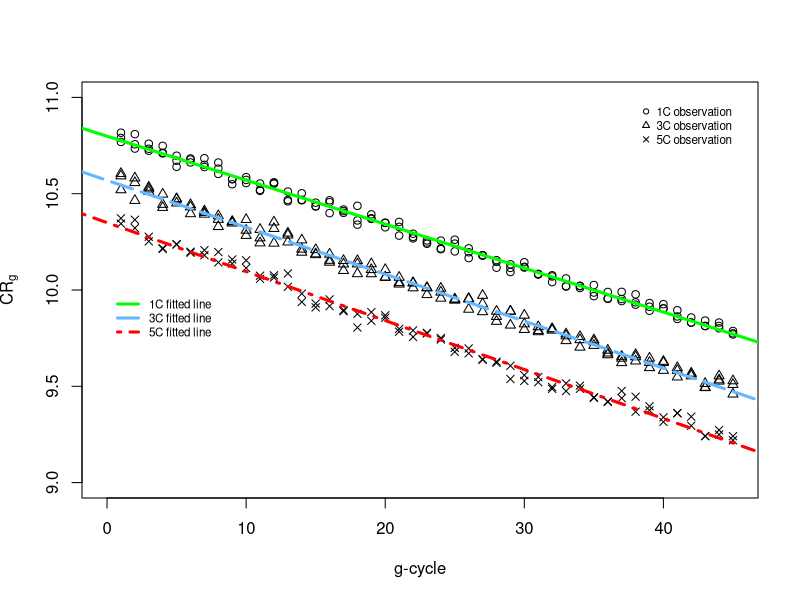
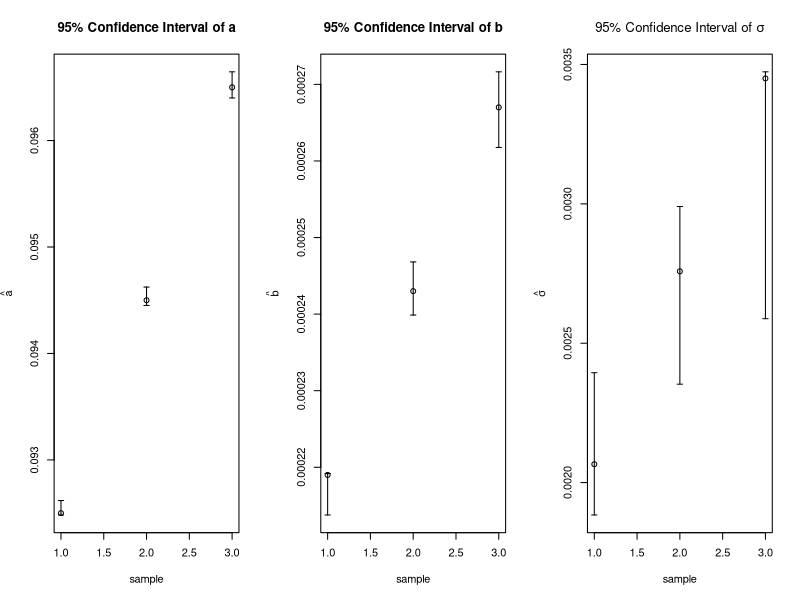
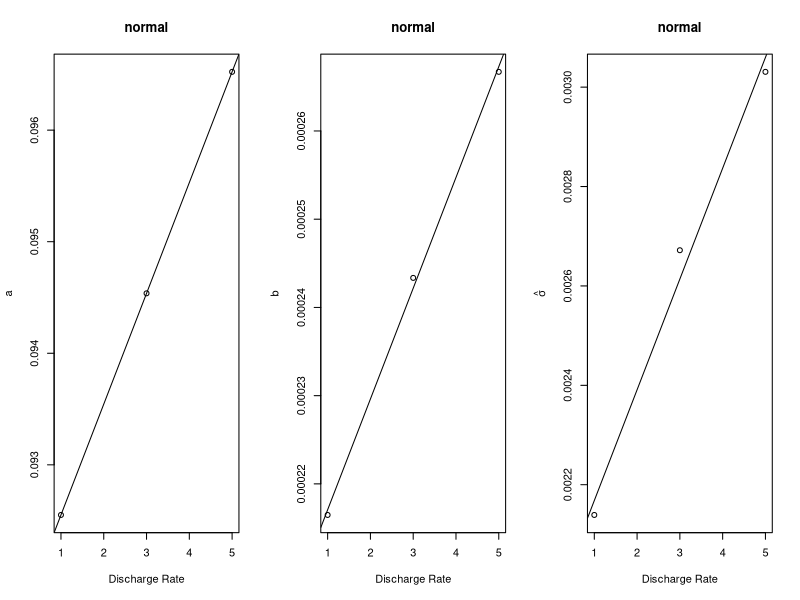

Write R code to recreate these figures, in order. (Note: a time limit stopped this script after it produced the figures.)
#---------------------------------------------------------------#
# Use the estimate of table 3 to simulate data
#---------------------------------------------------------------#

t3 <- matrix(c(9.15*10^(-2),
               1.00*10^(-3),
               2.07*10^(-4),
               1.20*10^(-5),
               1.72*10^(-3),
               3.46*10^(-4)),ncol=2,byrow = T)

est <- apply(t3,1,function(x) x[1]+c(1,3,5)*x[2])
colnames(est) <- c("a","b","s")
rownames(est) <- c("1C","3C","5C")
est

#---------------------------------------------------------------#
# Simulate data m_jk=45 (n_1,n_2,n_3)=(3,3,2) 
#---------------------------------------------------------------#
set.seed(1109225017);x <- apply(matrix(est[,3],ncol = 1),1,
                                function(x){c(rnorm(45,mean=1,sd=x),
                                              rnorm(45,mean=1,sd=x),
                                              rnorm(45,mean=1,sd=x))})
x <- cbind(matrix(x[,1],ncol = 3),matrix(x[,2],ncol = 3),matrix(x[,3],ncol = 3))
x <- x[,-9]
x1 <- apply(x,2,function(s){cumsum(s)})
est0 <- rbind(matrix(rep(est[1,],3),ncol=3,byrow = T),
              matrix(rep(est[2,],3),ncol=3,byrow = T),
              matrix(rep(est[3,],2),ncol=3,byrow = T))
colnames(est0) <- c("a","b","s")
est1 <- cbind(est0[,1]*10^2,est0[,2]*10^4,est0[,3]*10^3)
x2 <- matrix(0,ncol=3)
for(i in 1:8){
  t <- cbind (rep(est0[i,1],45),rep(est0[i,2],45),x1[,i])
  x2 <- rbind(x2,t)
}
x2 <- x2[-1,]
Ti<- apply(x2,1,function(x){log(x[2]*x[3]/x[1]+1)/x[2]})
Ti <- matrix(Ti,ncol=8)
Ti <- rbind(rep(0,8),Ti)

#---------------------------------------------------------------#
# plot Figure 2 
#---------------------------------------------------------------#
# data <-  data.frame(b1 = c(10.858,10.820,10.773,10.767,9.867,9.842),
#                     b2 = c(10.805,10.777,10.722,10.715,9.815,9.755),
#                     b3 = c(10.840,10.791,10.758,10.745,9.800,9.785),
#                     b4 = c(10.608,10.555,10.517,10.515,9.568,9.544),
#                     b5 = c(10.524,10.510,10.453,10.453,9.516,9.444),
#                     b6 = c(10.582,10.530,10.505,10.502,9.531,9.518),
#                     b7 = c(10.318,10.247,10.221,10.219,9.141,9.179),
#                     b8 = c(10.345,10.264,10.230,10.195,9.290,9.275))

simulationdata1 <- Ti[2:46,]-Ti[1:45,]
asd <- simulationdata1
# for(i in 1:8){
#   asd[1:4,i] <- data[1:4,i]
# }
# 
# for(i in 1:8){
#   asd[44:45,i] <- data[5:6,i]
# }

simud1.1 <- data.frame(y=as.vector(asd[,1:3]),
                       x=rep(1:45,3))
simud1.3 <- data.frame(y=as.vector(asd[,4:6]),
                       x=rep(1:45,3))
simud1.5 <- data.frame(y=as.vector(asd[,7:8]),
                       x=rep(1:45,2))
lm1.1 <- lm(y~x,data=simud1.1)
lm1.3 <- lm(y~x,data=simud1.3)
lm1.5 <- lm(y~x,data=simud1.5)

plot(1:45,asd[,1],xlim = c(0,45),ylim = c(9.0,11.0),xlab = "g-cycle",ylab = expression(CR[g]))
points(1:45,asd[,2])
points(1:45,asd[,3])
points(1:45,asd[,4], pch =2)
points(1:45,asd[,5], pch =2)
points(1:45,asd[,6], pch =2)
points(1:45,asd[,7], pch =4)
points(1:45,asd[,8], pch =4)

abline(lm1.1,lwd=3,col="green")
abline(lm1.3,lwd=3,col="#63B8FF",lty=5)
abline(lm1.5,lwd=3,col="red1",lty=4)

legend(38,11,                               
       pch = c(1,2,4),  
       bty = "n",
       cex = 0.7,
       legend = c("1C observation", "3C observation", "5C observation"))

legend(0,10,                               
       col = c("green","#63B8FF","red1"),  
       lwd=3,
       lty=c(1,5,4),
       bty = "n",
       cex = 0.7,
       legend = c("1C fitted line", "3C fitted line", "5C fitted line"))

#---------------------------------------------------------------#
# simulate table2
## not simulate 24 parameters but simulate 9 parameters !!!!!!!!8/21 
#---------------------------------------------------------------#
ll <- function(a,b,s,data){  #-loglikelihood
  sumt <- sum(data);J=length(data);sq <- s^2
  k <- c()
  for (s in 2:J){
    t<- (a/b*(exp(b*data[s])-exp(b*data[s-1]))-1)^2
    k <- append(k,t)
  }
  ans= -45/2*log(2*pi*sq)+45*log(a)+b*sumt-(sum(k)/(2*sq))
  -ans
}
ll1 <- function(theta,data){
  a <- theta[1]*10^(-3)  ; b <- theta[2]*10^(-3); s <- theta[3]*10^(-3)
  l=ncol(data)
  sum(apply(matrix(1:l,ncol = 1),1,function(x) ll(a,b,s,data[,x])))
}

set.seed(109225017);r1 <- runif(50,0,100);r2 <- runif(50,0,100);r3 <- runif(50,0,100)
apply(cbind(r1,r2,r3),1, FUN = function(x){ll1(c(x,1:3),Ti[,1:3])})
#apply(cbind(r1,r2,r3),1, FUN = function(x){optim(x,ll1,hessian=T,data=Ti[,1:3])})#確定無Inf or NA

table2 <- matrix(0,nrow = 1,ncol =7)
system.time({
  for(k in list(1:3,4:6,7:8)){
    optim.result=matrix(0,nrow = 1,ncol = 7)
    for (i in 1:50){
      fit=optim(c(r1[i],r2[i],r3[i]),ll1,hessian=T,data=Ti[,k])
      fit1=optim(fit$par,ll1,hessian=T,data=Ti[,k])
      while (abs(fit1$value-fit$value)>10^(-15)){
        fit <- fit1
        fit1<- optim(fit$par,ll1,hessian=T,data=Ti[,k])
      }
      I=solve(fit1$hessian)
      sda <- sqrt(I[1,1]*10^(-6))
      sdb <- sqrt(I[2,2]*10^(-6))
      sds <- sqrt(I[3,3]*10^(-6))
      t=cbind(fit1$par[1]*10^(-3),sda,
              fit1$par[2]*10^(-3),sdb,
              abs(fit1$par[3]*10^(-3)),sds,
              (-fit1$value))
      optim.result=rbind(optim.result,t)
    }
    optim.result <- optim.result[-1,]
    print(optim.result)
    ind <- which.max(optim.result[,7])
    table2<- rbind(table2,optim.result[ind,])
  }
})
table2 <- table2[-1,]
colnames(table2) <- c("a","sda","b","sdb","sigma","sds","logL")
# table2 <- t(apply(table2,1,function(x){c(round(x[1]*10^2,3),x[2],
#                              round(x[3]*10^4,3),x[4],
#                              round(x[5]*10^3,3),x[6],
#                              round(x[7],3))}))
# 

#ci
ci <- cbind(t(apply(table2[,1:2],1,function(x){x[1]+c(-1,1)*1.96*x[2]})),
            t(apply(table2[,3:4],1,function(x){x[1]+c(-1,1)*1.96*x[2]})),
            t(apply(table2[,5:6],1,function(x){x[1]+c(-1,1)*1.96*x[2]})))
colnames(ci) <- c("al","au","bl","bu","sl","su")
ci

#plot of CI
require(plotrix)
par(mfrow=c(1,3))
plotCI(1:3, est[,1], li=ci[,1], ui=ci[,2],
       xlab="sample",ylab=expression(hat(a)),
       main="95% Confidence Interval of a")
plotCI(1:3, est[,2], li=ci[,3], ui=ci[,4],
       xlab="sample",ylab=expression(hat(b)),
       main="95% Confidence Interval of b")
plotCI(1:3, est[,3], li=ci[,5], ui=ci[,6],
       xlab="sample",ylab=expression(hat(sigma)),
       main=expression(paste("95% Confidence Interval of ",sigma)))
par(mfrow=c(1,1))



#---------------------------------------------------------------#
# calculate coverage probability & average length 
#--- >>> see table2 cpal.r
#Figure 5
#---------------------------------------------------------------#


S.abs <- data.frame(S=table2[,c(1,3,5)],
                    group=c(1,3,5))
lma <- lm(S.a~group,data=S.abs[,c(1,4)])
lmb <- lm(S.b~group,data=S.abs[,c(2,4)])
lms <- lm(S.sigma~group,data=S.abs[,c(3,4)])


par(mfrow=c(1,3))
plot(S.abs$group,S.abs$S.a,xlab = "Discharge Rate",ylab = "a",main="normal")
abline(lma)

plot(S.abs$group,S.abs$S.b,xlab = "Discharge Rate",ylab = "b",main="normal")
abline(lmb)

plot(S.abs$group,S.abs$S.sigma,xlab = "Discharge Rate",
     ylab = expression(hat(sigma)),main="normal")
abline(lms)
par(mfrow=c(1,1))


table3 <- rbind(summary(lma)$coef[,1:2],summary(lmb)$coef[,1:2],summary(lms)$coef[,1:2])
row.names(table3) <- c(expression(a_0),expression(a_1),
                       expression(b_0),expression(b_1),
                       expression(sigma_0),expression(sigma_1))

#---------------------------------------------------------------#
# use regression method to  sumulate table3 
#---------------------------------------------------------------#

table3 <- cbind(table3,rbind(confint(lma),confint(lmb),confint(lms)))


#---------------------------------------------------------------#
# use optim to  sumulate table3
#---------------------------------------------------------------#

tll <- function(a0,a1,b0,b1,s0,s1,data){ # ll is -loglikeihood, so here is also -logL
  aS <- apply(matrix(c(1,3,5),ncol = 1),1,function(x) a0+a1*x)
  bS <- apply(matrix(c(1,3,5),ncol = 1),1,function(x) b0+b1*x)
  sS <- apply(matrix(c(1,3,5),ncol = 1),1,function(x) s0+s1*x)
  t1 <- sum(apply(matrix(1:3,ncol = 1),1,function(x) ll(aS[1],bS[1],sS[1],data[,x])))
  t2 <- sum(apply(matrix(4:6,ncol = 1),1,function(x) ll(aS[2],bS[2],sS[2],data[,x])))
  t3 <- sum(apply(matrix(7:8,ncol = 1),1,function(x) ll(aS[3],bS[3],sS[3],data[,x])))
  ans <- t1+t2+t3
  ans
}
tll1 <- function(theta,data){
  tll(theta[1]*10^(-2),theta[2]*10^(-3),theta[3]*10^(-4),theta[4]*10^(-5),theta[5]*10^(-3),theta[6]*10^(-4),data)
}
set.seed(123);r1 <- runif(50,0,100);r2 <- runif(50,0,100);r3 <- runif(50,0,100);r4 <- runif(50,0,100);r5 <- runif(50,0,100);r6 <- runif(50,0,100)
apply(cbind(r1,r2,r3,r4,r5,r6),1, FUN = function(x){tll1(x,data=Ti)})
#apply(cbind(r1,r2,r3,r4,r5,r6),1, FUN = function(x){optim(x,tll1,hessian=F,data=Ti)})
start_time <- Sys.time()
optim.result=matrix(0,nrow = 1,ncol = 7)
for (i in 1:100){
  fit=try(optim(c(r1[i],r2[i],r3[i],r4[i],r5[i],r6[i]),tll1,hessian=T,data=Ti))
  if(class(fit)=="try-error"){
    next
  }
  fit1=try(optim(fit$par,tll1,hessian=T,data=Ti))
  if(class(fit1)=="try-error"){
    next
  }
  while (abs(fit1$value-fit$value)>10^(-15)){
    fit <- fit1
    fit1<- optim(fit$par,tll1,hessian=T,data=Ti)
  }
  t=cbind(fit1$par[1]*10^(-2),fit1$par[2]*10^(-3),fit1$par[3]*10^(-4),
          fit1$par[4]*10^(-5),abs(fit1$par[5]*10^(-3)),abs(fit1$par[6]*10^(-4)),
          (-fit1$value))
  optim.result=rbind(optim.result,t)
}
end_time <- Sys.time()
end_time - start_time
optim.result <- optim.result[-1,]
ind <- which.max(optim.result[,7])
optim.result[ind,]

#---------------------
#          MLE
#---------------------
# a0   0.0915578193 
# a1   0.0009930015 
# b0   0.0002040456 
# b1   0.0000127574 
# s0   0.0019237130 
# s1   0.0002359025
#logL  8.095707e+02
#---------------------
t3sim <- optim.result[ind,1:6]
t3sim[1]*10^2;t3sim[2]*10^3;t3sim[3]*10^4;t3sim[4]*10^5;t3sim[5]*10^3;t3sim[6]*10^4

#---------------------
#      MLE(同論文 -> 四捨五入到小數點第二位)
#---------------------
# a0   9.16*10^(-2)
# a1   0.99*10^(-3)
# b0   2.04*10^(-4)
# b1   1.28*10^(-5)
# s0   1.92*10^(-3)
# s1   2.36*10^(-4)
#logL  8.095707e+02
#---------------------


#---------------------------------------------------------------#
# write output
#---------------------------------------------------------------#
result <- list(table2=table2,
               ci=ci,
               table3=table3,
               optim.result=optim.result)
library(data.table)
outputfile <- "result.csv" #output file name
sep <- "," #define the separator (related to format of the output file)
for(i in names(result)){
  fwrite(list(i), file=outputfile, sep=sep, append=T) #write names of the list elements
  ele <- result[[i]]
  fwrite(ele, file=outputfile, sep=sep, append=T, col.names=T) 
  fwrite(list(NA), file=outputfile, append=T) #add an empty row to separate elements
}

#---------------------------------------------------------------#
# EOP simulation
#---------------------------------------------------------------#

S0 <- c()
for (i in c(1,3,5)){
  t <- t3sim[i]+0.5*t3sim[i+1]
  S0 <- append(S0,t)
}
S0 <- apply(matrix(c(1,3,5),ncol = 1),1,function(x){t3sim[x]+0.5*t3sim[x+1]})

S0
EZ <- function(i){
  a <- S0[1];b <- S0[2];s <- S0[3]
  k <- a/b
  1/b*(log((i+k)/(i-1+k))+s^2/2*((i-1)/(i-1+k)^2-i/(i+k)^2))
}
EZ(1)

x=1;ans <- EZ(x)
while( ans>8){
  x=x+1 
  ans=EZ(x)
}
x
ans

#---------------------------------------------------------------#
# 4.4 Confidence intervals for theta and EOP
#---------------------------------------------------------------#
